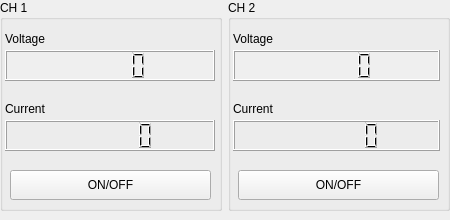
<?xml version="1.0" encoding="UTF-8"?>
<ui version="4.0">
 <class>frHMP</class>
 <widget class="QFrame" name="frHMP">
  <property name="geometry">
   <rect>
    <x>0</x>
    <y>0</y>
    <width>450</width>
    <height>220</height>
   </rect>
  </property>
  <property name="windowTitle">
   <string>Frame</string>
  </property>
  <widget class="QWidget" name="layoutWidget">
   <property name="geometry">
    <rect>
     <x>0</x>
     <y>0</y>
     <width>450</width>
     <height>211</height>
    </rect>
   </property>
   <layout class="QHBoxLayout" name="horizontalLayout">
    <item>
     <widget class="QGroupBox" name="gbCH_1">
      <property name="statusTip">
       <string notr="true"/>
      </property>
      <property name="title">
       <string>CH 1</string>
      </property>
      <widget class="QLCDNumber" name="lcdFEB_1_volt">
       <property name="geometry">
        <rect>
         <x>5</x>
         <y>50</y>
         <width>210</width>
         <height>31</height>
        </rect>
       </property>
       <property name="font">
        <font>
         <bold>false</bold>
        </font>
       </property>
       <property name="autoFillBackground">
        <bool>true</bool>
       </property>
       <property name="styleSheet">
        <string notr="true"/>
       </property>
      </widget>
      <widget class="QLCDNumber" name="lcdFEB_1_curr">
       <property name="geometry">
        <rect>
         <x>5</x>
         <y>120</y>
         <width>210</width>
         <height>31</height>
        </rect>
       </property>
       <property name="digitCount">
        <number>6</number>
       </property>
      </widget>
      <widget class="QLabel" name="lblFEB_V1">
       <property name="geometry">
        <rect>
         <x>5</x>
         <y>30</y>
         <width>100</width>
         <height>18</height>
        </rect>
       </property>
       <property name="text">
        <string>Voltage</string>
       </property>
      </widget>
      <widget class="QLabel" name="lblFEB_A1">
       <property name="geometry">
        <rect>
         <x>5</x>
         <y>100</y>
         <width>100</width>
         <height>18</height>
        </rect>
       </property>
       <property name="text">
        <string>Current</string>
       </property>
      </widget>
      <widget class="QToolButton" name="pbCH_1">
       <property name="geometry">
        <rect>
         <x>10</x>
         <y>170</y>
         <width>201</width>
         <height>30</height>
        </rect>
       </property>
       <property name="statusTip">
        <string notr="true"/>
       </property>
       <property name="text">
        <string>ON/OFF</string>
       </property>
       <property name="checkable">
        <bool>true</bool>
       </property>
      </widget>
     </widget>
    </item>
    <item>
     <widget class="QGroupBox" name="gbCH_2">
      <property name="statusTip">
       <string notr="true"/>
      </property>
      <property name="title">
       <string>CH 2</string>
      </property>
      <widget class="QLCDNumber" name="lcdFEB_2_volt">
       <property name="geometry">
        <rect>
         <x>5</x>
         <y>50</y>
         <width>207</width>
         <height>31</height>
        </rect>
       </property>
       <property name="font">
        <font>
         <bold>false</bold>
        </font>
       </property>
       <property name="autoFillBackground">
        <bool>true</bool>
       </property>
       <property name="styleSheet">
        <string notr="true"/>
       </property>
      </widget>
      <widget class="QLCDNumber" name="lcdFEB_2_curr">
       <property name="geometry">
        <rect>
         <x>5</x>
         <y>120</y>
         <width>207</width>
         <height>31</height>
        </rect>
       </property>
       <property name="digitCount">
        <number>6</number>
       </property>
      </widget>
      <widget class="QLabel" name="lblFEB_V2">
       <property name="geometry">
        <rect>
         <x>5</x>
         <y>30</y>
         <width>100</width>
         <height>18</height>
        </rect>
       </property>
       <property name="text">
        <string>Voltage</string>
       </property>
      </widget>
      <widget class="QLabel" name="lblFEB_A2">
       <property name="geometry">
        <rect>
         <x>5</x>
         <y>100</y>
         <width>100</width>
         <height>18</height>
        </rect>
       </property>
       <property name="text">
        <string>Current</string>
       </property>
      </widget>
      <widget class="QToolButton" name="pbCH_2">
       <property name="geometry">
        <rect>
         <x>10</x>
         <y>170</y>
         <width>201</width>
         <height>30</height>
        </rect>
       </property>
       <property name="statusTip">
        <string notr="true"/>
       </property>
       <property name="text">
        <string>ON/OFF</string>
       </property>
       <property name="checkable">
        <bool>true</bool>
       </property>
      </widget>
     </widget>
    </item>
   </layout>
  </widget>
 </widget>
 <resources/>
 <connections/>
</ui>
